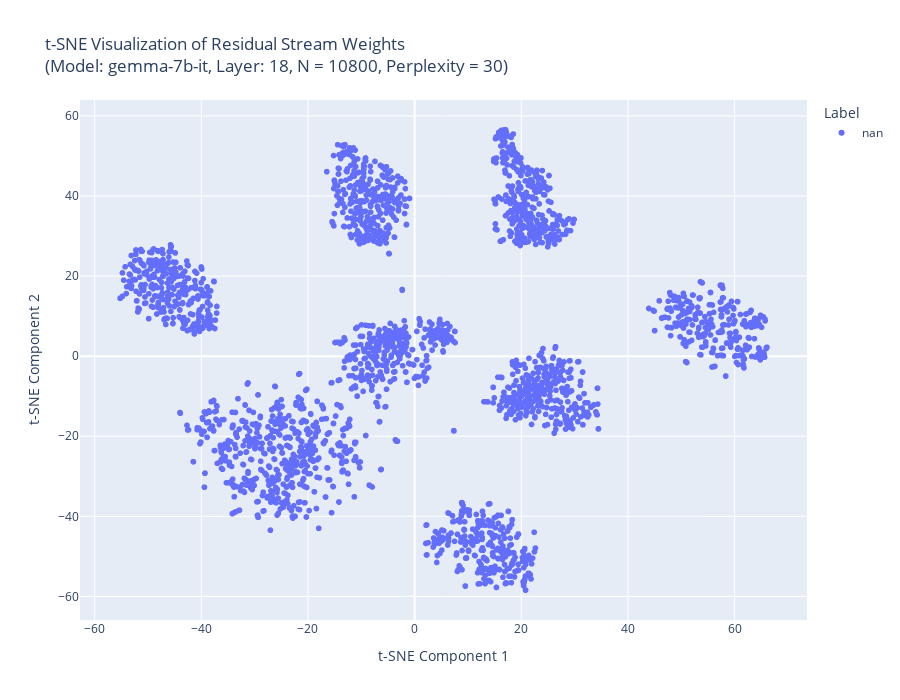

The cell this chart's notebook holds for it:
### Code cell
visualize_act_with_t_sne_interactive(model_name = model_name, layer = 18, tensors_flat = tensors_flat, labels = df["prompt_name"], dataset_name = dataset_name, num_samples=num_samples, perplexity=30, scores=None, save=False)

### Figure 1 — Plotly figure (JSON) as saved in the notebook; plotly's stock layout.template omitted (floating-point values rounded to 4 significant figures; data arrays with more than 128 entries replaced by an {"elided": "..."} marker saying what was removed)
{"data": [{"customdata": {"elided": "2700x1 null values"}, "hovertemplate": "Label=%{customdata[0]}<br>Component 1=%{x}<br>Component 2=%{y}<extra></extra>", "legendgroup": "nan", "marker": {"color": "#636efa", "symbol": "circle"}, "mode": "markers", "name": "nan", "showlegend": true, "type": "scattergl", "x": {"elided": "2700 float values"}, "xaxis": "x", "y": {"elided": "2700 float values"}, "yaxis": "y"}], "layout": {"height": 700, "legend": {"title": {"text": "Label"}, "tracegroupgap": 0}, "title": {"text": "t-SNE Visualization of Residual Stream Weights<br>(Model: gemma-7b-it, Layer: 18, N = 10800, Perplexity = 30)"}, "width": 900, "xaxis": {"anchor": "y", "domain": [0, 1], "title": {"text": "t-SNE Component 1"}}, "yaxis": {"anchor": "x", "domain": [0, 1], "title": {"text": "t-SNE Component 2"}}}}
